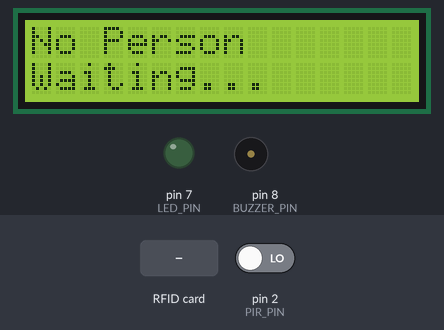
This sketch was run on a simulated Arduino Uno, built with avr-gcc and run on an emulated ATmega328P. On the bench: 16×2 character LCD, output pins drawn as LEDs (lit = HIGH), buzzer (waves = sounding). Inputs (shaded band) come from the test bench; at power-on: pin 2 (PIR_PIN) LOW. Pins used as bus, display or sensor lines are not drawn; what the sketch prints to the serial monitor is not drawn.

Above: at 3.3 s.
3.4 s: RFID card A1 B2 C3 D4 held to the reader
At 4.2 s:
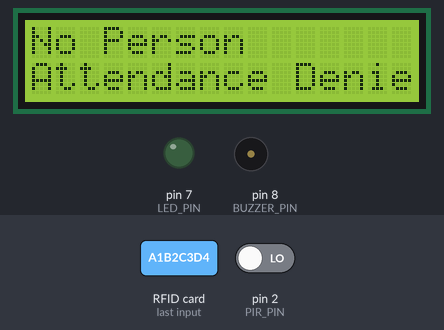
5.4 s: pin 2 (PIR_PIN) driven HIGH
At 7.2 s:
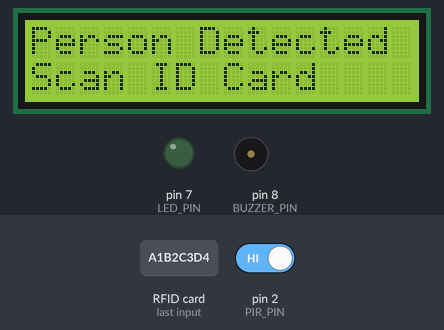
7.9 s: RFID card 5E 7A 19 C4 held to the reader
At 9.6 s:
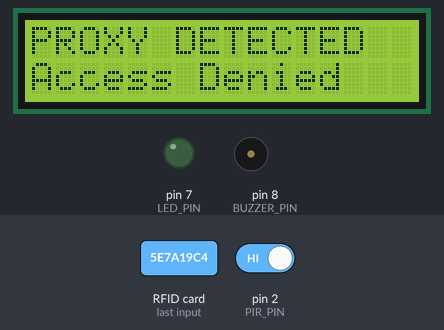
9.9 s: RFID card A1 B2 C3 D4 held to the reader
At 12.6 s:
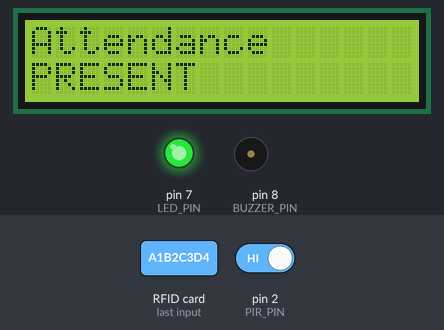
12.9 s: RFID card A1 B2 C3 D4 held to the reader
At 15.7 s:
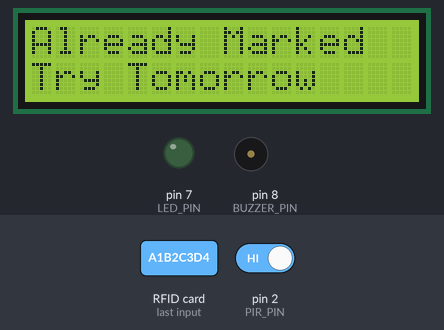
Timing chart, 0 to 17.2 s (numbered marks = the images above; inputs shaded):
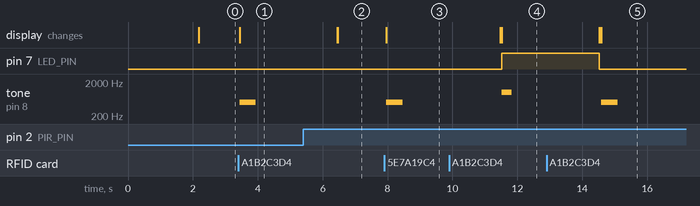

Measured:
- after the input at 3.4 s, tone on pin 8 (BUZZER_PIN): silent → 500 Hz at once, → silent 0.50 s later; the display: changes at once (image 1)
- after the input at 5.4 s, the display: first differs from a run without the input after 1.1 s (image 2)
- after the input at 7.9 s, tone on pin 8 (BUZZER_PIN): silent → 500 Hz after 0.06 s, → silent 0.50 s later; the display: changes after 0.06 s (image 3)
- after the input at 9.9 s, pin 7 (LED_PIN): LOW → HIGH after 1.6 s; tone on pin 8 (BUZZER_PIN): silent → 1000 Hz after 1.6 s, → silent 0.30 s later; the display: first differs from a run without the input after 1.6 s (image 4)
- after the input at 12.9 s, tone on pin 8 (BUZZER_PIN): silent → 500 Hz after 1.7 s, → silent 0.50 s later

The sketch:

sketch.ino
```cpp
#include <SPI.h>
#include <MFRC522.h>
#include <LiquidCrystal_I2C.h>
// RFID pins
#define SS_PIN 10
#define RST_PIN 9

// Sensors
#define PIR_PIN 2
#define BUZZER_PIN 8
#define LED_PIN 7

MFRC522 rfid(SS_PIN, RST_PIN);

LiquidCrystal_I2C lcd(0x27, 16, 2);

// Student details
String studentName = "Sneha";
String studentID = "101";

// Registered RFID card UID
String registeredUID = "A1 B2 C3 D4";

bool attendanceMarked = false;

void setup() {

  Serial.begin(9600);

  SPI.begin();

  rfid.PCD_Init();

  lcd.init();
  lcd.backlight();

  pinMode(PIR_PIN, INPUT);
  pinMode(BUZZER_PIN, OUTPUT);
  pinMode(LED_PIN, OUTPUT);

  lcd.setCursor(0, 0);
  lcd.print("SMART ATTENDANCE");

  lcd.setCursor(0, 1);
  lcd.print("Scan Your ID");

  delay(2000);

  lcd.clear();
}

void loop() {

  // Check person presence
  int presence = digitalRead(PIR_PIN);

  if (presence == HIGH) {

    lcd.setCursor(0, 0);
    lcd.print("Person Detected ");

    lcd.setCursor(0, 1);
    lcd.print("Scan ID Card    ");

  } else {

    lcd.setCursor(0, 0);
    lcd.print("No Person       ");

    lcd.setCursor(0, 1);
    lcd.print("Waiting...      ");
  }

  // Check RFID card
  if (!rfid.PICC_IsNewCardPresent()) {
    return;
  }

  if (!rfid.PICC_ReadCardSerial()) {
    return;
  }

  String scannedUID = "";

  for (byte i = 0; i < rfid.uid.size; i++) {

    if (rfid.uid.uidByte[i] < 0x10)
      scannedUID += "0";

    scannedUID += String(rfid.uid.uidByte[i], HEX);

    if (i < rfid.uid.size - 1)
      scannedUID += " ";
  }

  scannedUID.toUpperCase();

  Serial.print("Scanned UID: ");
  Serial.println(scannedUID);

  lcd.clear();

  // Check presence
  if (presence == LOW) {

    lcd.setCursor(0, 0);
    lcd.print("No Person");

    lcd.setCursor(0, 1);
    lcd.print("Attendance Denied");

    beep();

    delay(2500);

    lcd.clear();

    rfid.PICC_HaltA();

    return;
  }

  // Check registered student
  if (scannedUID == registeredUID) {

    if (attendanceMarked == true) {

      lcd.setCursor(0, 0);
      lcd.print("Already Marked");

      lcd.setCursor(0, 1);
      lcd.print("Try Tomorrow");

      beep();

    } else {

      attendanceMarked = true;

      lcd.setCursor(0, 0);
      lcd.print("Attendance");

      lcd.setCursor(0, 1);
      lcd.print("PRESENT");

      digitalWrite(LED_PIN, HIGH);

      tone(BUZZER_PIN, 1000, 300);

      Serial.println("Attendance Marked");
      Serial.println("Student: Sneha");
      Serial.println("ID: 101");
      Serial.println("Status: PRESENT");

    }

  } else {

    // Proxy / unregistered card
    lcd.setCursor(0, 0);
    lcd.print("PROXY DETECTED");

    lcd.setCursor(0, 1);
    lcd.print("Access Denied");

    digitalWrite(LED_PIN, LOW);

    beep();

    Serial.println("Proxy Attempt Detected");

  }

  delay(3000);

  lcd.clear();

  digitalWrite(LED_PIN, LOW);

  rfid.PICC_HaltA();
}

void beep() {

  tone(BUZZER_PIN, 500, 500);

  delay(500);

}
```
